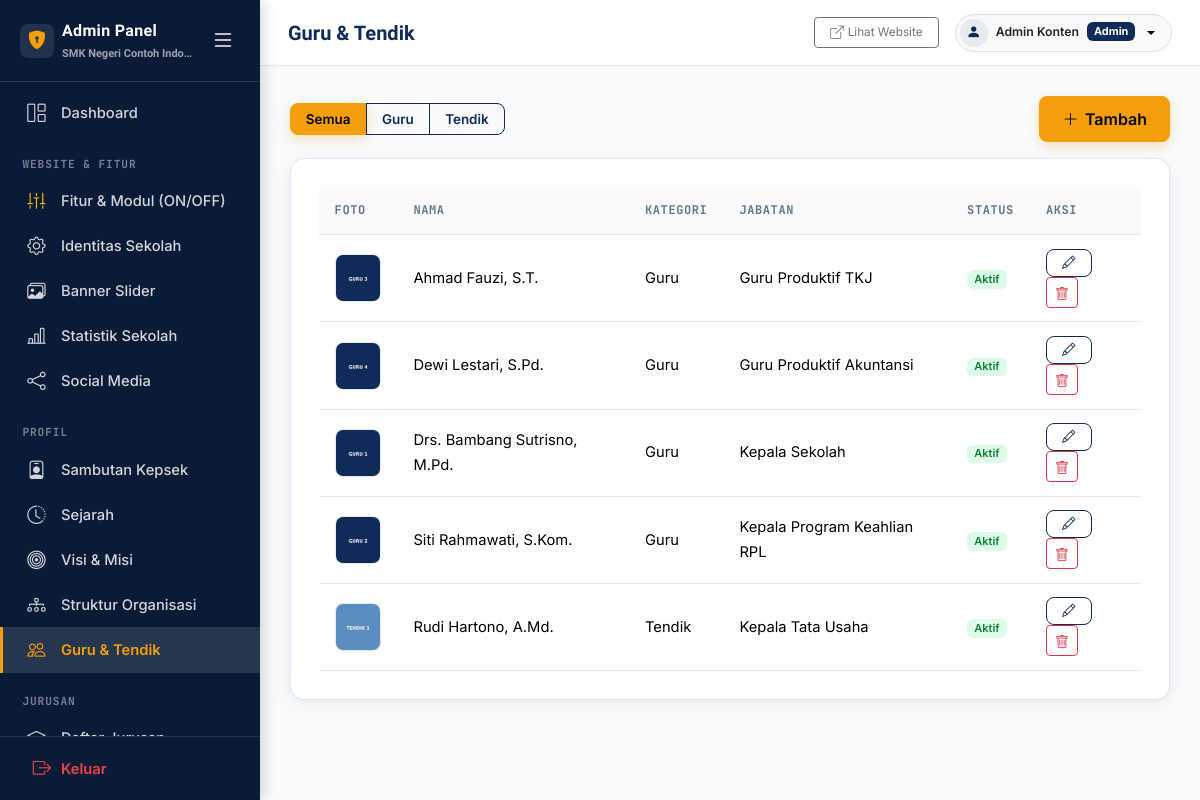
The page /admin/teachers/index.php (signed in) on the database its author committed.
### tables this page shows
CREATE TABLE school_profile (
  id INT UNSIGNED AUTO_INCREMENT PRIMARY KEY,
  school_name VARCHAR(150) NOT NULL,
  npsn VARCHAR(20) DEFAULT NULL,
  address VARCHAR(255) DEFAULT NULL,
  phone VARCHAR(50) DEFAULT NULL,
  email VARCHAR(150) DEFAULT NULL,
  website VARCHAR(150) DEFAULT NULL,
  description TEXT,
  logo VARCHAR(255) DEFAULT NULL,
  favicon VARCHAR(255) DEFAULT NULL,
  theme_color_primary VARCHAR(20) DEFAULT '#0F2C59',
  theme_color_secondary VARCHAR(20) DEFAULT '#2563EB',
  theme_color_accent VARCHAR(20) DEFAULT '#F59E0B',
  theme_preset VARCHAR(50) DEFAULT 'navy_classic',
  map_url VARCHAR(255) DEFAULT NULL,
  accreditation VARCHAR(10) DEFAULT NULL,
  founded_year VARCHAR(10) DEFAULT NULL,
  running_text TEXT DEFAULT NULL,
  is_running_text_active TINYINT(1) DEFAULT 1,
  video_profile_url VARCHAR(255) DEFAULT 'https://www.youtube.com/watch?v=7vhYf5p_yhs',
  video_title VARCHAR(200) DEFAULT 'Video Profil & Fasilitas Sekolah',
  video_description TEXT DEFAULT NULL,
  video_features TEXT DEFAULT NULL,
  whatsapp_ppdb VARCHAR(50) DEFAULT '6281234567890',
  whatsapp_bkk VARCHAR(50) DEFAULT '6281234567891',
  whatsapp_tu VARCHAR(50) DEFAULT '6281234567892',
  created_at DATETIME DEFAULT CURRENT_TIMESTAMP,
  updated_at DATETIME DEFAULT CURRENT_TIMESTAMP ON UPDATE CURRENT_TIMESTAMP
);

CREATE TABLE teachers (
  id INT UNSIGNED AUTO_INCREMENT PRIMARY KEY,
  name VARCHAR(100) NOT NULL,
  nip VARCHAR(30) DEFAULT NULL,
  nuptk VARCHAR(30) DEFAULT NULL,
  photo VARCHAR(255) DEFAULT NULL,
  subject VARCHAR(100) DEFAULT NULL,
  education VARCHAR(100) DEFAULT NULL,
  position VARCHAR(100) DEFAULT NULL,
  category ENUM('guru','tendik') NOT NULL DEFAULT 'guru',
  status ENUM('aktif','nonaktif') NOT NULL DEFAULT 'aktif',
  description TEXT,
  created_at DATETIME DEFAULT CURRENT_TIMESTAMP,
  updated_at DATETIME DEFAULT CURRENT_TIMESTAMP ON UPDATE CURRENT_TIMESTAMP
);

### includes/functions.php (called while the page is built, shortened)
<?php
function e(?string $value): string
{
    return htmlspecialchars((string) ($value ?? ''), ENT_QUOTES | ENT_SUBSTITUTE, 'UTF-8');
}
function getSchoolProfile(): array
{
    static $profile = null;
    if ($profile === null) {
        $stmt = getDB()->query('SELECT * FROM school_profile ORDER BY id LIMIT 1');
        $profile = $stmt->fetch() ?: [];
    }
    return $profile;
}

### config/database.php (called while the page is built)
<?php
class Database
{
    private static ?PDO $instance = null;
    private static string $host   = 'localhost';
    private static string $dbname = 'smk_school';
    private static string $user   = 'root';
    private static string $pass   = '';
    public static function getInstance(): PDO
    {
        if (self::$instance === null) {
            $dsn = 'mysql:host=' . self::$host . ';dbname=' . self::$dbname . ';charset=utf8mb4';
            try {
                self::$instance = new PDO($dsn, self::$user, self::$pass, [
                    PDO::ATTR_ERRMODE            => PDO::ERRMODE_EXCEPTION,
                    PDO::ATTR_DEFAULT_FETCH_MODE  => PDO::FETCH_ASSOC,
                    PDO::ATTR_EMULATE_PREPARES    => false,
                ]);
            } catch (PDOException $e) {
                error_log('Database connection failed: ' . $e->getMessage());
                die('Koneksi database gagal. Silakan cek konfigurasi di config/database.php.');
            }
        }
        return self::$instance;
    }
}
function getDB(): PDO
{
    return Database::getInstance();
}

### admin/teachers/index.php (the view, shortened to what this page needs)
<?php
$db     = getDB();
$filter = $_GET['filter'] ?? 'semua';
$filter = in_array($filter, ['guru', 'tendik'], true) ? $filter : 'semua';
if ($filter === 'semua') {
    $teachers = $db->query("SELECT * FROM teachers ORDER BY category ASC, name ASC")->fetchAll();
} else {
    $stmt = $db->prepare("SELECT * FROM teachers WHERE category = ? ORDER BY name ASC");
    $stmt->execute([$filter]);
    $teachers = $stmt->fetchAll();
}
require __DIR__ . '/../includes/header.php';
require __DIR__ . '/../includes/sidebar.php';
require __DIR__ . '/../includes/topbar.php';
?>
<div class="d-flex justify-content-between align-items-center mb-3">
  <div class="btn-group">
    <a href="?filter=semua" class="btn btn-sm <?= $filter === 'semua' ? 'btn-accent' : 'btn-outline-primary-custom' ?>">Semua</a>
    <a href="?filter=guru" class="btn btn-sm <?= $filter === 'guru' ? 'btn-accent' : 'btn-outline-primary-custom' ?>">Guru</a>
    <a href="?filter=tendik" class="btn btn-sm <?= $filter === 'tendik' ? 'btn-accent' : 'btn-outline-primary-custom' ?>">Tendik</a>
  </div>
  <a href="form.php" class="btn btn-accent"><i class="bi bi-plus-lg"></i> Tambah</a>
</div>
<div class="admin-card">
  <div class="table-responsive">
    <table class="table table-admin align-middle">
      <thead><tr><th>Foto</th><th>Nama</th><th>Kategori</th><th>Jabatan</th><th>Status</th><th>Aksi</th></tr></thead>
      <tbody>
        <?php foreach ($teachers as $t): ?>
        <tr>
          <td><img src="<?= e(BASE_URL . '/' . $t['photo']) ?>" class="thumb" alt=""></td>
          <td><?= e($t['name']) ?></td>
          <td><span class="text-capitalize"><?= e($t['category']) ?></span></td>
          <td><?= e($t['position'] ?? '-') ?></td>
          <td><span class="badge <?= $t['status'] === 'aktif' ? 'badge-status-active' : 'badge-status-inactive' ?>"><?= e(ucfirst($t['status'])) ?></span></td>
          <td>
            <a href="form.php?id=<?= (int) $t['id'] ?>" class="btn btn-sm btn-outline-primary-custom"><i class="bi bi-pencil"></i></a>
            <form method="post" action="delete.php" class="d-inline" data-confirm-delete="Hapus data <?= e($t['name']) ?>?">
              <button type="submit" class="btn btn-sm btn-outline-danger"><i class="bi bi-trash"></i></button>
            </form>
          </td>
        </tr>
        <?php endforeach; ?>
      </tbody>
    </table>
  </div>
</div>
<?php require __DIR__ . '/../includes/footer.php'; ?>

### admin/includes/sidebar.php (shortened to what this page needs)
<?php
$currentScript = $_SERVER['SCRIPT_NAME'] ?? '';
$sidebarProfile = getSchoolProfile();
function navIsActive(string $needle, string $currentScript): bool
{
    return str_contains($currentScript, '/admin/' . $needle);
}
?>
<aside class="admin-sidebar" id="adminSidebar">
  <div class="sidebar-brand d-flex align-items-center justify-content-between">
    <div class="sidebar-brand-left d-flex align-items-center gap-2 overflow-hidden" title="Admin Panel">
      <div class="p-1.5 rounded-3 bg-white bg-opacity-10 d-inline-flex align-items-center justify-content-center flex-shrink-0" style="width:34px;height:34px;">
        <i class="bi bi-shield-lock-fill" style="color: var(--color-accent); font-size:1.15rem;"></i>
      </div>
      <div class="overflow-hidden">
        <span class="sidebar-brand-title text-nowrap fw-bold d-block text-white" style="letter-spacing: 0.02em; font-size: 1rem;">Admin Panel</span>
        <span class="sidebar-brand-subtitle text-nowrap text-white-50 d-block text-truncate" style="font-size: 11px; max-width: 135px;"><?= e($sidebarProfile['school_name'] ?? 'SMK School') ?></span>
      </div>
    </div>
    <button type="button" class="btn btn-sm btn-link text-white-50 p-1 sidebar-toggle-btn shadow-none flex-shrink-0" id="sidebarToggleInsideBtn" title="Buka / Tutup Sidebar" aria-label="Toggle Sidebar">
      <i class="bi bi-list fs-4 text-white"></i>
    </button>
  </div>
  <div class="sidebar-nav-scroll flex-grow-1 overflow-y-auto overflow-x-hidden">
    <nav class="nav flex-column py-2">
      <a class="nav-link <?= str_ends_with($currentScript, '/admin/dashboard.php') ? 'active' : '' ?>" href="<?= e(BASE_URL) ?>/admin/dashboard.php" title="Dashboard">
        <i class="bi bi-grid-1x2"></i> <span class="nav-text">Dashboard</span>
      </a>
      <div class="nav-section-label">Website &amp; Fitur</div>
      <a class="nav-link <?= navIsActive('modules', $currentScript) ? 'active' : '' ?>" href="<?= e(BASE_URL) ?>/admin/modules/index.php" title="Fitur & Modul Halaman"><i class="bi bi-sliders2-vertical text-warning"></i> <span class="nav-text">Fitur &amp; Modul (ON/OFF)</span></a>
      <a class="nav-link <?= navIsActive('profile', $currentScript) ? 'active' : '' ?>" href="<?= e(BASE_URL) ?>/admin/profile/index.php" title="Identitas & Profil Website"><i class="bi bi-gear"></i> <span class="nav-text">Identitas Sekolah</span></a>
      <a class="nav-link <?= navIsActive('banners', $currentScript) ? 'active' : '' ?>" href="<?= e(BASE_URL) ?>/admin/banners/index.php" title="Banner Slider"><i class="bi bi-images"></i> <span class="nav-text">Banner Slider</span></a>
      <a class="nav-link <?= navIsActive('statistics', $currentScript) ? 'active' : '' ?>" href="<?= e(BASE_URL) ?>/admin/statistics/index.php" title="Statistik Sekolah (Jumlah Siswa, Guru, dll)"><i class="bi bi-bar-chart-line"></i> <span class="nav-text">Statistik Sekolah</span></a>
      <a class="nav-link <?= navIsActive('social-media', $currentScript) ? 'active' : '' ?>" href="<?= e(BASE_URL) ?>/admin/social-media/index.php" title="Social Media"><i class="bi bi-share"></i> <span class="nav-text">Social Media</span></a>
      <div class="nav-section-label">Profil</div>
      <a class="nav-link <?= navIsActive('principal', $currentScript) ? 'active' : '' ?>" href="<?= e(BASE_URL) ?>/admin/principal/index.php" title="Sambutan Kepsek"><i class="bi bi-person-badge"></i> <span class="nav-text">Sambutan Kepsek</span></a>
      <a class="nav-link <?= navIsActive('history', $currentScript) ? 'active' : '' ?>" href="<?= e(BASE_URL) ?>/admin/history/index.php" title="Sejarah"><i class="bi bi-clock-history"></i> <span class="nav-text">Sejarah</span></a>
      <a class="nav-link <?= navIsActive('vision-mission', $currentScript) ? 'active' : '' ?>" href="<?= e(BASE_URL) ?>/admin/vision-mission/index.php" title="Visi &amp; Misi"><i class="bi bi-bullseye"></i> <span class="nav-text">Visi &amp; Misi</span></a>
      <a class="nav-link <?= navIsActive('organization', $currentScript) ? 'active' : '' ?>" href="<?= e(BASE_URL) ?>/admin/organization/index.php" title="Struktur Organisasi"><i class="bi bi-diagram-3"></i> <span class="nav-text">Struktur Organisasi</span></a>
      <a class="nav-link <?= navIsActive('teachers', $currentScript) ? 'active' : '' ?>" href="<?= e(BASE_URL) ?>/admin/teachers/index.php" title="Guru &amp; Tendik"><i class="bi bi-people"></i> <span class="nav-text">Guru &amp; Tendik</span></a>
      <div class="nav-section-label">Jurusan</div>
      <a class="nav-link <?= navIsActive('majors', $currentScript) ? 'active' : '' ?>" href="<?= e(BASE_URL) ?>/admin/majors/index.php" title="Daftar Jurusan"><i class="bi bi-mortarboard"></i> <span class="nav-text">Daftar Jurusan</span></a>
    </nav>
  </div>
  <div class="sidebar-footer flex-shrink-0">
    <a class="nav-link sidebar-logout-btn text-danger fw-semibold d-flex align-items-center gap-2" href="#" data-bs-toggle="modal" data-bs-target="#logoutConfirmModal" title="Keluar dari Panel Admin">
      <i class="bi bi-box-arrow-right text-danger fs-5"></i>
      <span class="nav-text text-danger">Keluar</span>
    </a>
  </div>
</aside>

### assets/css/style.css (style rules this page uses)
:root { --color-primary: #0F2C59; --color-primary-dark: #081830; --color-primary-light: #183E7A; --color-secondary: #2563EB; --color-secondary-light: #EFF6FF; --color-accent: #F59E0B; --color-accent-dark: #D97706; --color-accent-light: #FEF3C7; --color-bg: #F8FAFC; --color-surface: #FFFFFF; --color-text: #1E293B; --color-text-muted: #64748B; --color-border: #E2E8F0; --font-display: 'Sora', -apple-system, BlinkMacSystemFont, 'Segoe UI', Roboto, sans-serif; --font-body: 'Inter', -apple-system, BlinkMacSystemFont, 'Segoe UI', Roboto, sans-serif; --font-mono: 'JetBrains Mono', SFMono-Regular, Menlo, Monaco, Consolas, monospace; --radius-xl: 20px; --radius: 14px; --radius-sm: 8px; --radius-xs: 4px; --shadow-xs: 0 1px 2px 0 rgba(0, 0, 0, 0.05); --shadow-soft: 0 4px 20px -2px rgba(15, 44, 89, 0.07), 0 2px 6px -1px rgba(15, 44, 89, 0.04); --shadow-lift: 0 14px 30px -4px rgba(15, 44, 89, 0.12), 0 6px 12px -2px rgba(15, 44, 89, 0.06); --section-spacing: 5rem; }
*, *::before, *::after { box-sizing: border-box; }
html { scroll-behavior: smooth; -webkit-font-smoothing: antialiased; -moz-osx-font-smoothing: grayscale; }
body { font-family: var(--font-body); color: var(--color-text); background-color: var(--color-bg); line-height: 1.65; overflow-x: hidden; }
a { color: var(--color-secondary); text-decoration: none; transition: color 0.15s ease, opacity 0.15s ease; }
img { max-width: 100%; height: auto; display: block; }
.bi { display: inline-block; vertical-align: -0.125em; line-height: 1; }
.btn .bi { vertical-align: -0.1em; }
.btn-accent { background-color: var(--color-accent); border: 1.5px solid var(--color-accent); color: #ffffff; font-weight: 600; border-radius: var(--radius-sm); padding: 0.65rem 1.4rem; display: inline-flex; align-items: center; justify-content: center; gap: 0.4rem; vertical-align: middle; transition: transform 0.18s ease, background-color 0.18s ease, box-shadow 0.18s ease; box-shadow: 0 4px 12px rgba(245, 158, 11, 0.28); }
.btn-outline-primary-custom { border: 1.5px solid var(--color-primary); color: var(--color-primary); background-color: transparent; border-radius: var(--radius-sm); font-weight: 600; padding: 0.65rem 1.4rem; display: inline-flex; align-items: center; justify-content: center; gap: 0.4rem; vertical-align: middle; transition: all 0.18s ease; }
.btn-sm.btn-accent, .btn-sm.btn-outline-primary-custom, .btn-sm.btn-outline-secondary { padding: 0.38rem 0.95rem; font-size: 0.84rem; line-height: 1.4; border-width: 1.5px; display: inline-flex; align-items: center; justify-content: center; vertical-align: middle; }
html, body { overflow-x: hidden; max-width: 100vw; -webkit-text-size-adjust: 100%; }
button, .btn, .nav-link, .dropdown-item, .page-link { touch-action: manipulation; }
.p-1\.5 { padding: 0.375rem !important; }

### rows shown on the page
school_profile: school_name "SMK Negeri Contoh Indo…"
teachers: photo (picture), name "Ahmad Fauzi, S.T.", category "Guru", position "Guru Produktif TKJ", status "Aktif"
teachers: photo (picture), name "Dewi Lestari, S.Pd.", category "Guru", position "Guru Produktif Akuntansi", status "Aktif"
teachers: photo (picture), name "Drs. Bambang Sutrisno, M.Pd.", category "Guru", position "Kepala Sekolah", status "Aktif"
teachers: photo (picture), name "Siti Rahmawati, S.Kom.", category "Guru", position "Kepala Program Keahlian RPL", status "Aktif"
teachers: photo (picture), name "Rudi Hartono, A.Md.", category "Tendik", position "Kepala Tata Usaha", status "Aktif"

### other values the page prints
$pageTitle "Guru & Tendik"
$_SESSION['admin_name'] "Admin Konten"
$_SESSION['admin_role'] "Admin"
